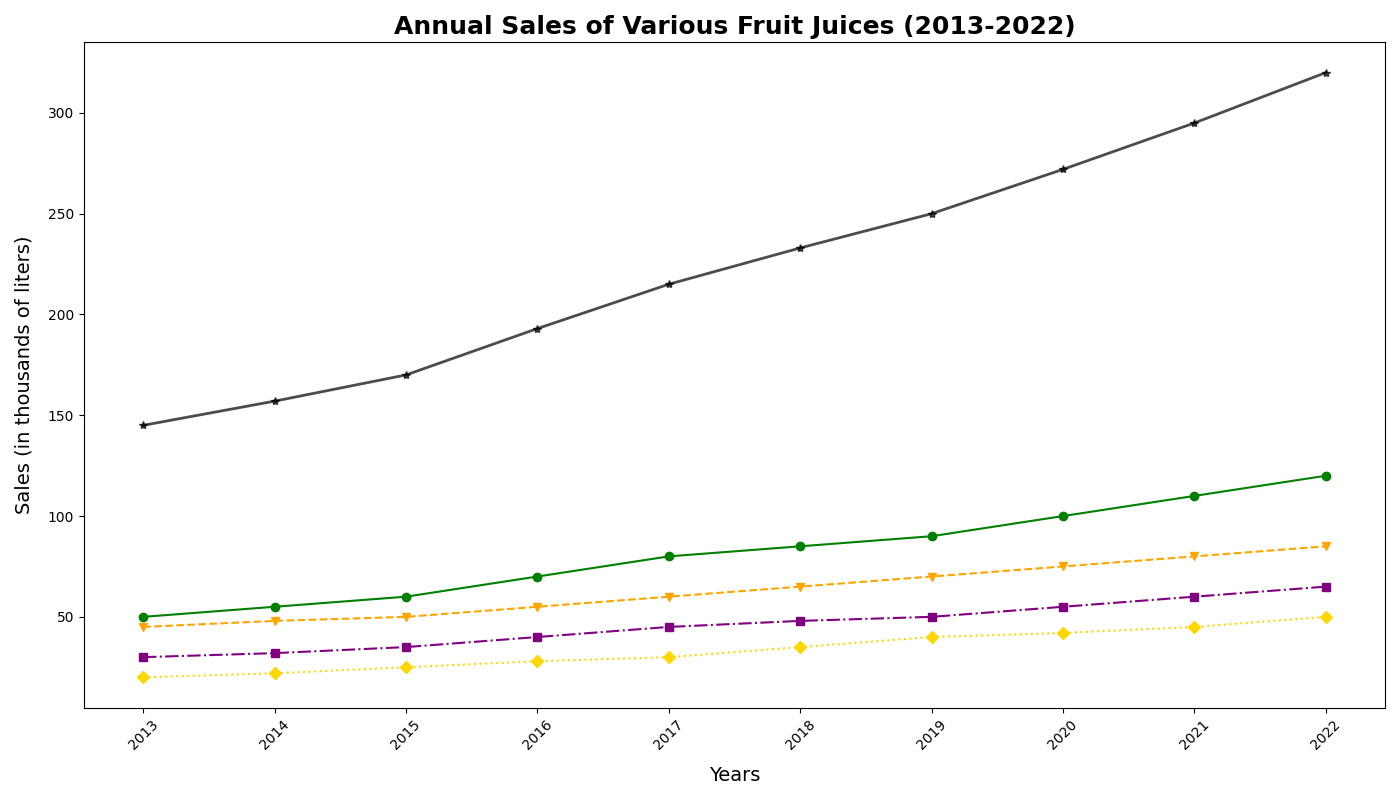

Write Python code to recreate this figure.
import matplotlib.pyplot as plt
import numpy as np

# Define the time range for the x-axis (years from 2013 to 2022)
years = np.arange(2013, 2023)

# Sales data for each type of fruit juice over the ten years (in thousands of liters)
apple_sales = np.array([50, 55, 60, 70, 80, 85, 90, 100, 110, 120])
orange_sales = np.array([45, 48, 50, 55, 60, 65, 70, 75, 80, 85])
grape_sales = np.array([30, 32, 35, 40, 45, 48, 50, 55, 60, 65])
pineapple_sales = np.array([20, 22, 25, 28, 30, 35, 40, 42, 45, 50])

# Calculate the total annual sales for all juice types combined
total_sales = apple_sales + orange_sales + grape_sales + pineapple_sales

# Create figure and subplots
fig, ax = plt.subplots(figsize=(14, 8))

# Plot the individual sales lines for each juice type
ax.plot(years, apple_sales, marker='o', linestyle='-', color='green')
ax.plot(years, orange_sales, marker='v', linestyle='--', color='orange')
ax.plot(years, grape_sales, marker='s', linestyle='-.', color='purple')
ax.plot(years, pineapple_sales, marker='D', linestyle=':', color='gold')

# Plot the total sales line
ax.plot(years, total_sales, marker='*', linestyle='-', linewidth=2, color='black', alpha=0.7)

# Set chart title and labels
ax.set_title('Annual Sales of Various Fruit Juices (2013-2022)', fontsize=18, fontweight='bold')
ax.set_xlabel('Years', fontsize=14, labelpad=10)
ax.set_ylabel('Sales (in thousands of liters)', fontsize=14, labelpad=10)

# Customize x-axis ticks
ax.set_xticks(years)
ax.set_xticklabels(years, rotation=45)

# Automatically adjust layout
plt.tight_layout()

# Show the plot
plt.show()
